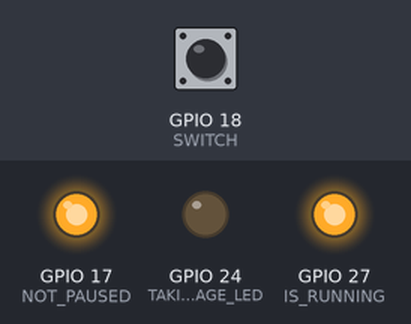
A program run on a simulated Raspberry Pi (BCM pin numbers). Shown: output pins drawn as LEDs (lit = HIGH). The test bench sets the inputs (shaded band); at power-on: GPIO 18 (SWITCH) HIGH. The camera gives no picture and a still takes 0.5 s; what the program prints to the terminal is not drawn.

Above: at 1.2 s.
1.3 s: GPIO 18 (SWITCH) pulled LOW for 0.15 s
At 2.4 s:
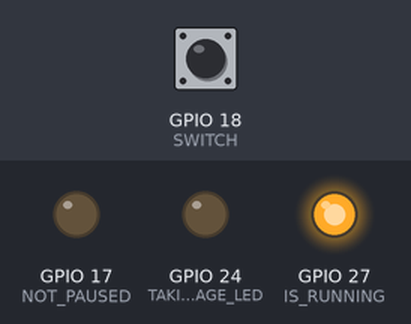
2.9 s: GPIO 18 (SWITCH) pulled LOW for 1 s
At 5.5 s:
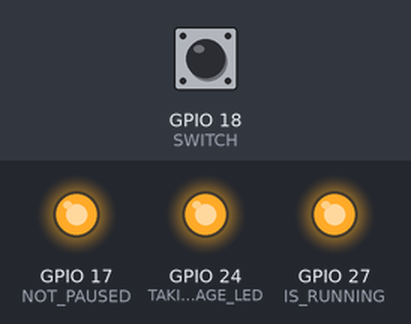
6.9 s: GPIO 18 (SWITCH) pulled LOW for 3.2 s
At 7.9 s:
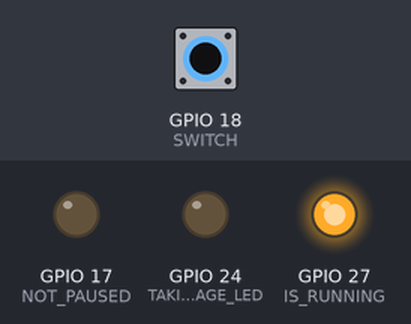
Timing chart, 0 to 9.9 s (numbered marks = the images above; inputs shaded):
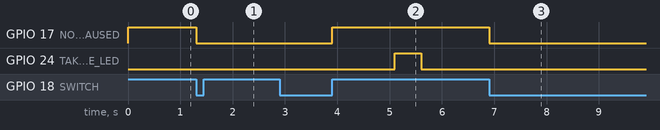

The program:

main.py
```python
#!/usr/bin/python
#The line above needs to be there and teslls the computer that its a python script
#These are the libaries that we are going to be using
from picamera import PiCamera  #this is to allow us to access the camera
import sys #This allows us to save
import os #allows the us to access the time strucutre
import time #This allows us the time we going to be using
import RPi.GPIO as GPIO

#This configures the GPIO Ports that we use on the raspberry pi
GPIO.setmode(GPIO.BCM)
GPIO.setwarnings(False) #We don't want any warnings - if there is a problem we ingore it - we need this to stop the program from crashing
#if there is a bad connection somewhere
GPIO.cleanup() #This resets the ports for us - if another program is using it we can now use it and it turns all LED off


#This is the input and output switches that we are using - diagram is shown in booklet
SWITCH  = 18
IS_RUNNING = 27
NOT_PAUSED = 17
TAKING_IMAGE_LED = 24

#configures switch
GPIO.setup(SWITCH, GPIO.IN, pull_up_down=GPIO.PUD_UP) #This is the Switch that we are using
GPIO.setup(IS_RUNNING,GPIO.OUT) #This is the lught to show that we are running
GPIO.setup(NOT_PAUSED,GPIO.OUT) #This is the switch to show that Recording
GPIO.setup(TAKING_IMAGE_LED,GPIO.OUT) #This is switch that tells us that we are about to take a picture

timeBetweenShotsInSeconds = 10 #this is to be in seconds - this is how long we need to wait before taking the shot

#WE are going to save the images into this directory
dirname = "images"
#here we check to see if the directory exists
if not os.path.exists(dirname):
    os.makedirs(dirname)
    #if doesnt we create one

GPIO.output(IS_RUNNING,True) # we turn on the is running light - this tells us that this software is now working
#The above code will take less than a second to run

#We print onto the screen to say that the raspberry pi is working - It also makes it clear that the computer is doing soemthing
print "Making with Meaning Raspberry Pi Timelapse Camera"
print "Please refer to  the handout for helpfor help"
print "Program is started and working - press ctrl-c to end (kepboard interupt"

#Initialises the camera
camera = PiCamera()
camera.resolution = (1920, 1080)
print "Capturing at 1920 by 1080"


#using a try loop until we hit a problem or told to close
try:
    files = os.listdir(dirname)
    highestnumber = 0

    #here we keep looking for the file with the highest number
    while True:
        try:
            #lets see if the file exists
            if os.path.exists("/home/pi/piCam/images/"+ str(highestnumber) + ".jpg" ):
                print "file does exist - lets not overwrite"
                highestnumber = highestnumber + 1
            else:
                print "file does not exist - here we go"
                break #stop looping we found the file we want
        except:
            print "file does not exist - here we go"
            break


    photoNumber = highestnumber
    #here we are using an infinate loop to keep our program running forever
    while True:
        #turns on the not-paused LED
        GPIO.output(NOT_PAUSED,True)
        #States that we are working

        #caputre image... thats it to actaully capture an image and to save it
        camera.capture("/home/pi/piCam/images/"  + str(photoNumber) + ".jpg")
        #Prints to the command line prompt that we caputred the image
        print "Imaged captured"

        photoNumber = photoNumber + 1

    #this loop is designed to allow for a pause button to work
    #Currently we have stopped using a button *BUT* it might come useful later on
        #wait loop - we check every .1 of a second whether an image was taken or not.
        #We sample the switch every .1 of a second - this is the minum we can do with
        #raspberry pi due to OS interupts
        loopAmount = int(timeBetweenShotsInSeconds * 10)
        #Here we once a second (loopAmount is just how much we got to wait for) - we use range so we have a number
        for i in range(loopAmount):
            #Checks to see whether the switch is pressed or not
            #if pressed we will enter the loop (False states that the switch is pressed)
            if  GPIO.input(SWITCH) == False:
                        # Here we know the button has been pressed the first time
                        # Turns off the PAUSED LED as we pasued
                        GPIO.output(NOT_PAUSED,False)

                        #We now wait until the button released
                        while  GPIO.input(SWITCH) == False:
                            #stating that we are waiting - we need a instruction here for python hence print below
                            print"Paused Pressed - waiting for the button to be relased"
                        while  GPIO.input(SWITCH) == True:
                            #here the button has been released and were waiting for it to be printed again
                            print"Paused - button has been released"
                        while  GPIO.input(SWITCH) == False:
                            #button has been pressed for a second time.... waiting for release
                            print "Unpausing - waiting for the button to be released "
                        #released
                        print "Released - contiuning as normal"

            #were out the loop here - contune as normal and turn light on
            GPIO.output(NOT_PAUSED,True)

            #Here we opperate the waiting time
            warningTime = 8 #This is the amount of warning we want in seconds

            #here we calculate it in miliseconds and finds the differnece between the two readings
            takingPhoto = (timeBetweenShotsInSeconds*10)-(warningTime*10)
            #here we turn it on if we are going to take a photo or turn it off if were not
            if (i >= int(takingPhoto)):
                GPIO.output(TAKING_IMAGE_LED,True)
            else :
                GPIO.output(TAKING_IMAGE_LED,False)
                time.sleep(0.1)
except KeyboardInterrupt:
    print("KeyboardInterrupt - turnining off lights ")
    #here we turn off the lights and release the lights
    GPIO.cleanup()

#here we have some code that tidies up our program if something else causes us to crash
except Exception, err:
    print Exception, err
    #here we give the user some help
    print("Unknown ERROR - check for SEGFault - if you do have one we ran out of ram")
    print("Otherwise is the memory card full?")
    print("Or are you running another program? - look at the stack")
    #here we turn off the lights and relase them - this tells the user that something has gone wrong
    GPIO.cleanup()
```

Measured:
- after the input at 1.3 s, GPIO 17 (NOT_PAUSED): HIGH → LOW at once; GPIO 24 (TAKING_IMAGE_LED): stays LOW (without the input it goes to HIGH after 1.2 s)
- after the input at 2.9 s, GPIO 17 (NOT_PAUSED): LOW → HIGH after 1.0 s; GPIO 24 (TAKING_IMAGE_LED): LOW → HIGH after 2.2 s, → LOW 0.50 s later
- after the input at 6.9 s, GPIO 17 (NOT_PAUSED): HIGH → LOW at once; GPIO 24 (TAKING_IMAGE_LED): stops changing and stays LOW
